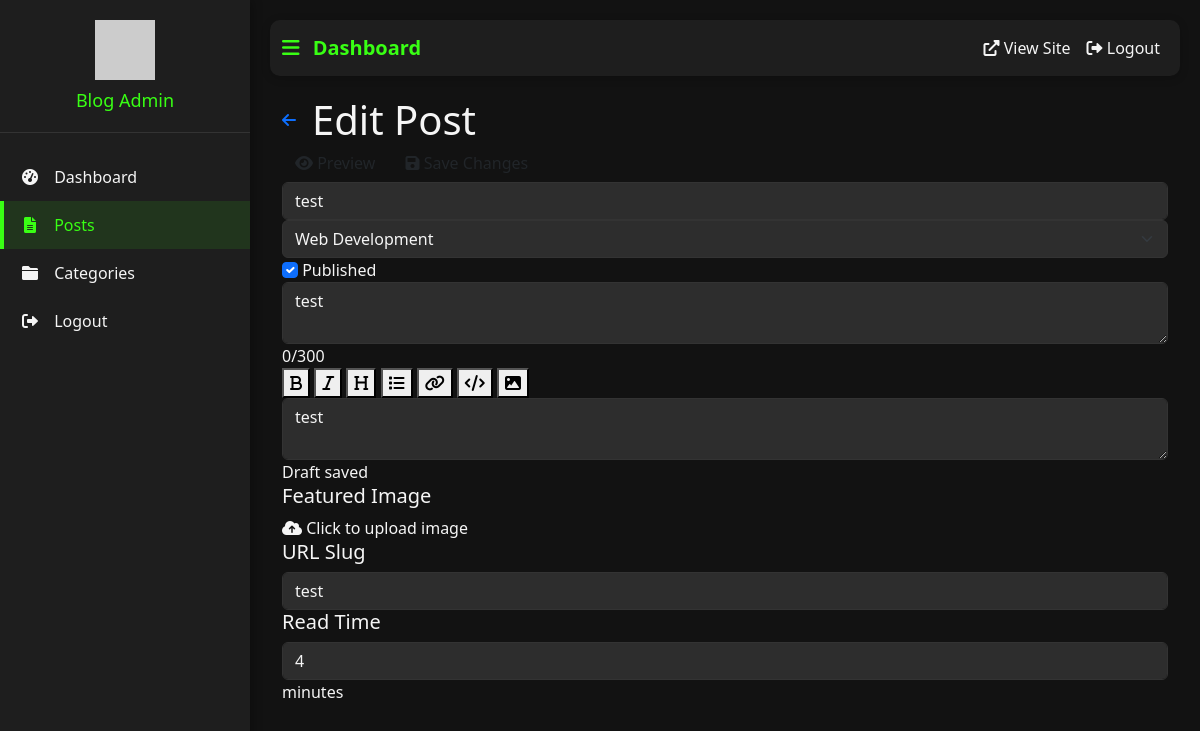
Page /admin/posts/edit/2 (signed in) on the earlier database version.
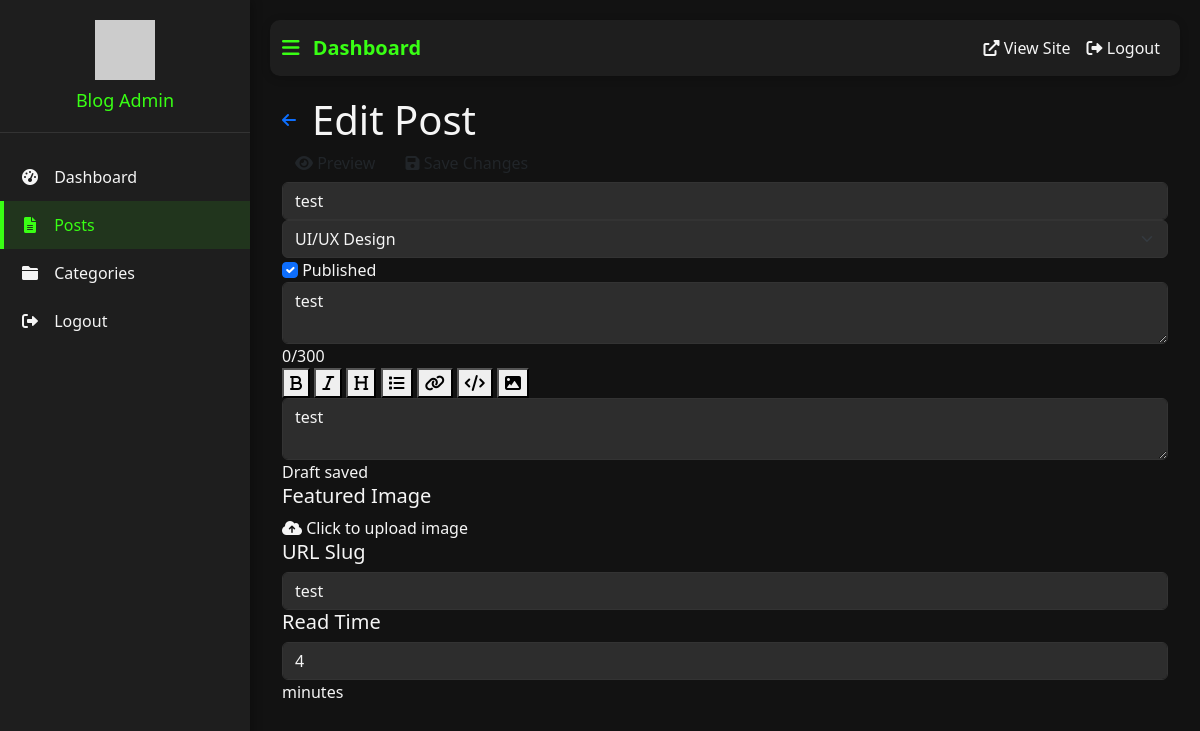
Same page on the later database version.
### backend/app.py (models this page shows, shortened)
class Post(db.Model):
    id = db.Column(db.Integer, primary_key=True)
    title = db.Column(db.String(200), nullable=False)
    slug = db.Column(db.String(200), unique=True, nullable=False)
    content = db.Column(db.Text, nullable=False)
    summary = db.Column(db.String(300), nullable=True)
    featured_image = db.Column(db.String(200), nullable=True)
    read_time = db.Column(db.Integer, default=5)
    created_at = db.Column(db.DateTime, default=datetime.utcnow)
    updated_at = db.Column(db.DateTime, default=datetime.utcnow, onupdate=datetime.utcnow)
    published = db.Column(db.Boolean, default=False)
    category_id = db.Column(db.Integer, db.ForeignKey('category.id'), nullable=False)
    user_id = db.Column(db.Integer, db.ForeignKey('user.id'), nullable=False)

class Category(db.Model):
    id = db.Column(db.Integer, primary_key=True)
    name = db.Column(db.String(50), unique=True, nullable=False)
    slug = db.Column(db.String(50), unique=True, nullable=False)
    icon = db.Column(db.String(50), nullable=True)
    posts = db.relationship('Post', backref='category', lazy=True)

### backend/app.py (the view, shortened to what this page needs)
@app.route('/admin/posts/edit/<int:id>', methods=['GET', 'POST'])
@login_required
def edit_post(id):
    post = Post.query.get_or_404(id)
    categories = Category.query.all()
    form = FlaskForm()
    return render_template('admin/post_form.html', post=post, categories=categories, form=form)

### backend/app.py (called while the page is built)
@login_manager.user_loader
def load_user(user_id):
    return User.query.get(int(user_id))

### backend/templates/admin/post_form.html (shortened to what the changed rows need)
{% extends 'admin/base.html' %}
{% block content %}
<div class="container-fluid post-editor">
    <div class="editor-header">
        <div class="d-flex align-items-center">
            <h1 class="mb-0 ms-3">{% if post %}Edit Post{% else %}New Post{% endif %}</h1>
        </div>
    </div>
    <div class="editor-container">
        <form id="post-form" method="post" enctype="multipart/form-data" class="editor-form">
            <div class="editor-main">
                <div class="editor-section">
                    <input type="text" class="form-control title-input" id="title" name="title"
                           value="{{ post.title if post else '' }}" placeholder="Post Title" required>
                    <div class="meta-row">
                        <select class="form-select category-select" id="category_id" name="category_id" required>
                            {% for category in categories %}
                            <option value="{{ category.id }}" {% if post and post.category_id == category.id %}selected{% endif %}>
                                {{ category.name }}
                            </option>
                            {% endfor %}
                        </select>
                        <div class="publish-toggle">
                            <input type="checkbox" class="form-check-input" id="published" name="published"
                                   {% if post and post.published %}checked{% endif %}>
                            <label class="form-check-label" for="published">Published</label>
                        </div>
                    </div>
                </div>
                <div class="editor-section">
                    <textarea class="form-control summary-input" id="summary" name="summary"
                              placeholder="Write a brief summary of your post (max 300 characters)" maxlength="300">{{ post.summary if post else '' }}</textarea>
                    <div class="chars-counter"><span id="summary-count">0</span>/300</div>
                </div>
                <div class="editor-section content-section">
                    <div class="content-toolbar">
                        <button type="button" class="toolbar-btn" onclick="insertMarkdown('**', '**')" title="Bold"><i class="fas fa-bold"></i></button>
                        <button type="button" class="toolbar-btn" onclick="insertMarkdown('*', '*')" title="Italic"><i class="fas fa-italic"></i></button>
                        <button type="button" class="toolbar-btn" onclick="insertMarkdown('### ', '')" title="Heading"><i class="fas fa-heading"></i></button>
                        <button type="button" class="toolbar-btn" onclick="insertMarkdown('- ', '')" title="List Item"><i class="fas fa-list"></i></button>
                        <button type="button" class="toolbar-btn" onclick="insertMarkdown('[', '](url)')" title="Link"><i class="fas fa-link"></i></button>
                        <button type="button" class="toolbar-btn" onclick="insertMarkdown('```\n', '\n```')" title="Code Block"><i class="fas fa-code"></i></button>
                        <button type="button" class="toolbar-btn" onclick="insertMarkdown('![alt text](', ')')" title="Image"><i class="fas fa-image"></i></button>
                    </div>
                    <textarea class="form-control content-input" id="content" name="content" required
                              placeholder="Write your post content here (supports Markdown)">{{ post.content if post else '' }}</textarea>
                    <div class="autosave-status">
                        <span id="autosave-status">Draft saved</span>
                    </div>
                </div>
            </div>
            <div class="editor-sidebar">
                <div class="sidebar-section">
                    <h5>URL Slug</h5>
                    <input type="text" class="form-control" id="slug" name="slug"
                           value="{{ post.slug if post else '' }}" required>
                </div>
                <div class="sidebar-section">
                    <div class="read-time-input">
                        <input type="number" class="form-control" id="read_time" name="read_time"
                               value="{{ post.read_time if post else 5 }}" min="1" required>
                        <span class="read-time-unit">minutes</span>
                    </div>
                </div>
            </div>
        </form>
    </div>
</div>
{% endblock %}

Differences in the rows shown:
changed Post "test": category_id "Web Development" → "UI/UX Design"
